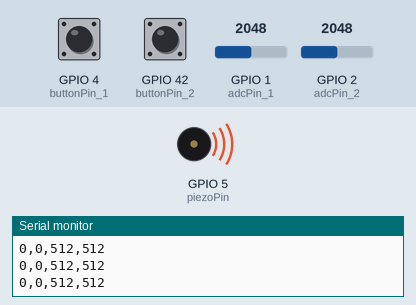
Bench run of a sketch on a simulated ESP32. On the bench: buzzer (waves = sounding), the last lines printed to the serial monitor. The test bench sets the inputs (shaded band); at power-on: GPIO 2 (adcPin_2) = 2048, GPIO 1 (adcPin_1) = 2048, GPIO 4 (buttonPin_1) HIGH, GPIO 42 (buttonPin_2) HIGH (analog values on the 0–4095 scale).

Above: at 1.2 s.
1.3 s: GPIO 2 (adcPin_2) set to 432
2.8 s: GPIO 2 (adcPin_2) set to 393
At 3.6 s:
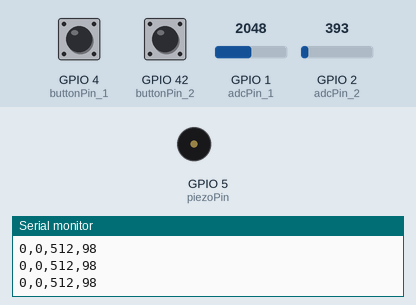
4.3 s: GPIO 2 (adcPin_2) set to 491
At 4.7 s:
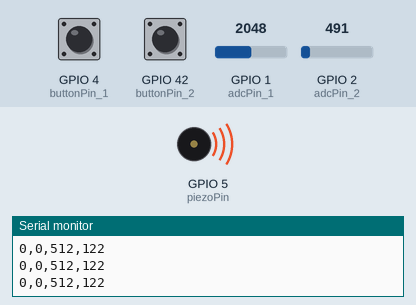
5.8 s: GPIO 2 (adcPin_2) set to 260
At 7.1 s:
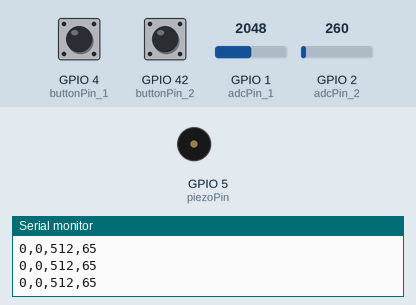
Timing chart, 0 to 8.3 s (numbered marks = the images above; inputs shaded):
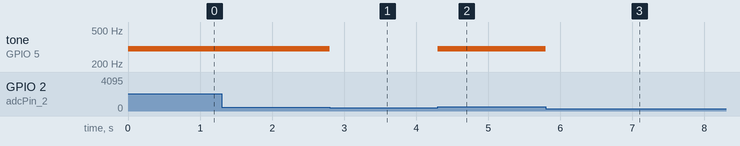

The sketch:

JosephW_HW4.ino
```cpp
/*
<><><><><><><><><><><><><><><><><><><><><><><><><><><><><><><><><><><><><><><><><><><><><><><><><><><><><><><>
||||||||||||||||||||||||||||||||||||||||||||
||    "Multiple Sensors to Processing"    ||
||          "String Version"              ||
||||||||||||||||||||||||||||||||||||||||||||
- Example of sending a String of Comma Separated Values via Serial UART.
- We are using the ASCII character '/n', aka "New Line", aka "Line Feed" to signal end of transmitted message.
- Data is sent via Serial.print() INSTEAD of Serial.write(), as we did in the previous example.
<><><><><><><><><><><><><><><><><><><><><><><><><><><><><><><><><><><><><><><><><><><><><><><><><><><><><><><>
*/

//Define Pins
const int adcPin_1 = 1;
const int adcPin_2 = 2;
const int buttonPin_1 = 4;
const int buttonPin_2 = 42;

//Button Variables
bool buttonState_1 = 0;
bool buttonState_2 = 0;

//Pot Variables
int adcRead_1 = 0;
int adcRead_2 = 0;

//Software Timer Variables
int lastTime = 0;
int currentTime = 0;
int timerInterval = 5; //milliseconds

//piezo Pin
const int piezoPin = 5;       // piezo buzzer pin
const int resolutionPWM = 12; // resolution of PWM duty cycle, 12 is max value
int pulseWidth = 127;         // 8-bit 0-255 range, 127 is 50% Duty Cycle
int frequency = 300;          // frequency, measured in Hz (or cycles per second)
int freqMin = 300;            // min frequency, in Hz
int freqMax = 600;           // max frequency, in Hz
int bigBelly = 0 ;
void setup()
{
  //set button pin modes to Input with internal Pullup resistors
  pinMode(buttonPin_1, INPUT_PULLUP);
  pinMode(buttonPin_2, INPUT_PULLUP);
  analogReadResolution(10); //set ADC read to 10-bit (0-1023) range
  Serial.begin(115200);  //start serial comm @ 115200 baud rate
  ledcAttach(piezoPin, frequency, resolutionPWM); // attach PWM output to piezoPin
}


void loop()
{
  //read analog pot value
  adcRead_1 = analogRead(adcPin_1);
  adcRead_2 = analogRead(adcPin_2);
  //read button state on pins [NOTE: logic is inverted due to Pullup config]
  buttonState_1 = !digitalRead(buttonPin_1);
  buttonState_2 = !digitalRead(buttonPin_2);
  currentTime = millis();                       //read current elapsed time
  if (currentTime - lastTime >= timerInterval)  //if we have reached our timer interval...
  {
    lastTime = currentTime;  //store current time as lastTime so we know when timer last triggered

    //Send Data to P5.JS Sketch via Serial UART using print() and Comma Separation
    Serial.print(buttonState_1);  //send 1st message
    Serial.print(',');            //send comma character
    Serial.print(buttonState_2);  //send 2nd message
    Serial.print(',');            //send comma character
    Serial.print(adcRead_1);      //send 3rd message
    Serial.print(',');            //send comma character
    Serial.print(adcRead_2);      //sends 4th message            //sends comma character
    Serial.print('\n');           //send "Line Feed", or "New Line" character, or use println() instead.
  }
    frequency = map(adcRead_1, 0, 1023, freqMin,freqMax);
  bigBelly = map(adcRead_2, 0,1023,0,10);
  ledcWrite(piezoPin,frequency * bigBelly);
}
```

Measured:
- the behaviour switches between 412 and 411 on GPIO 2 (adcPin_2) (found by bisection; images 0 and 1)
- after the input at 2.8 s, tone on GPIO 5 (piezoPin): 300 Hz → silent at once
- after the input at 4.3 s, tone on GPIO 5 (piezoPin): silent → 300 Hz at once
- after the input at 5.8 s, tone on GPIO 5 (piezoPin): 300 Hz → silent at once
